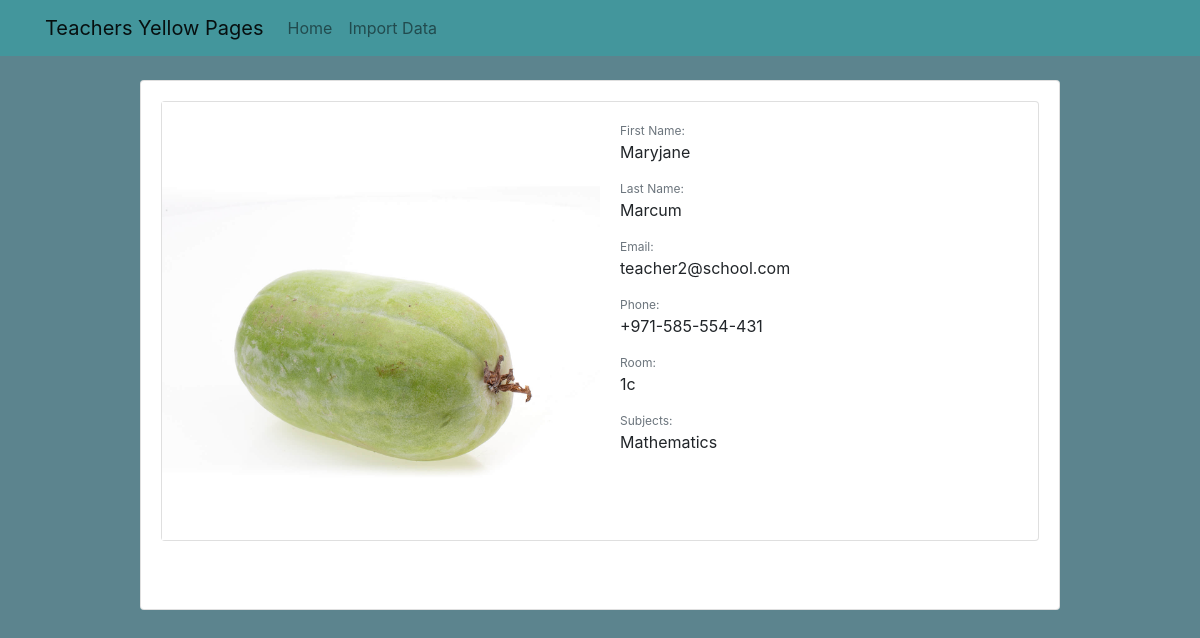
Screenshot of /315/ with the database file from the repository.
### directory/models.py (models this page shows, shortened)
class Teacher(models.Model):
    first_name = models.CharField(max_length=200)
    last_name = models.CharField(max_length=200)
    image = models.ImageField(null=True, default='media/default.jpg', upload_to='media/profile_pics')
    email = models.EmailField(unique=True)
    phone = models.CharField(max_length=15)
    room = models.CharField(max_length=200)
    subjects = models.CharField(max_length=200)

### directory/views.py (the view)
# urls.py: path('<int:id>/', TeacherDetailView.as_view(), name='detail'),
class TeacherDetailView(DetailView):
    model = Teacher
    def get_object(self):
        id_ = self.kwargs.get("id")
        return get_object_or_404(Teacher, id=id_)

### templates/directory/teacher_detail.html (shortened to what this page needs)
{% extends 'base.html' %}
{% load static %}
{% get_media_prefix as MEDIA_URL %}
{% block content %}
<div class="card mb-5">
	<div class="row no-gutters">
		<div class="col-md-6">
			{% if object.image %}
			<img class="img-fluid" src="{{ object.image.url }}" alt="{{ object.first_name }} {{ object.last_name }}">
			{% else %}
			<img class="img-fluid" src="{{ MEDIA_URL }} default.jpg">
			{% endif %}
		</div>
		<div class="card-body">
			<p class="text-muted mb-0" style="font-size: 12px">First Name:</p>
			<p>{{ object.first_name }}</p>
			<p class="text-muted mb-0" style="font-size: 12px">Last Name:</p>
			<p>{{ object.last_name }}</p>
			<p class="text-muted mb-0" style="font-size: 12px">Email:</p>
			<p>{{ object.email }} </p>
			<p class="text-muted mb-0" style="font-size: 12px">Phone:</p>
			<p>{{ object.phone }} </p>
			<p class="text-muted mb-0" style="font-size: 12px">Room:</p>
			<p>{{ object.room }} </p>
			<p class="text-muted mb-0" style="font-size: 12px">Subjects:</p>
			<p>{{ object.subjects }} </p>
		</div>
	</div>
</div>
{% endblock %}

### static/style.css (style rules this page uses)
body { background-color: #5c848e; }

### rows the page displays
Teacher: image (picture), first_name "Maryjane", last_name "Marcum", email "teacher2@school.com", phone "+971-585-554-431", room "1c", subjects "Mathematics"
